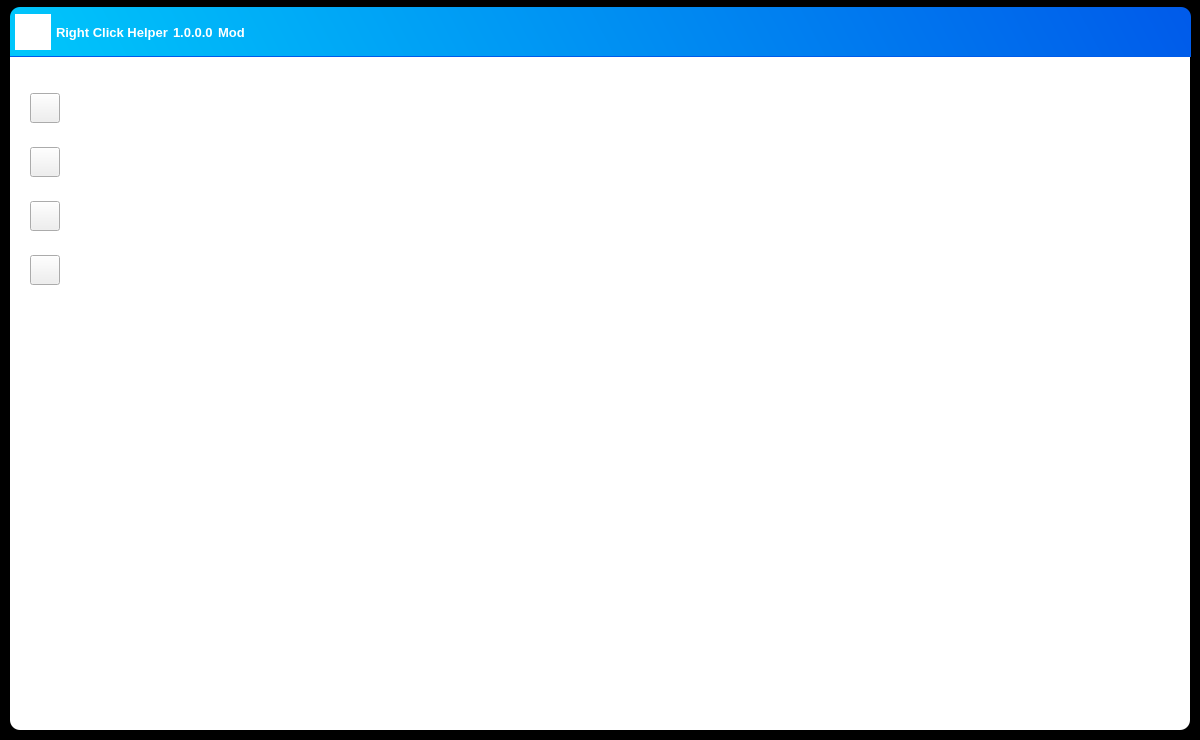
<?xml version="1.0" encoding="UTF-8"?>
<ui version="4.0">
 <class>MainWindow</class>
 <widget class="QMainWindow" name="MainWindow">
  <property name="geometry">
   <rect>
    <x>0</x>
    <y>0</y>
    <width>1200</width>
    <height>740</height>
   </rect>
  </property>
  <property name="minimumSize">
   <size>
    <width>0</width>
    <height>0</height>
   </size>
  </property>
  <property name="maximumSize">
   <size>
    <width>1200</width>
    <height>740</height>
   </size>
  </property>
  <property name="font">
   <font>
    <family>Adobe 黑体 Std R</family>
    <pointsize>12</pointsize>
    <weight>75</weight>
    <bold>true</bold>
   </font>
  </property>
  <property name="cursor">
   <cursorShape>ArrowCursor</cursorShape>
  </property>
  <property name="mouseTracking">
   <bool>false</bool>
  </property>
  <property name="contextMenuPolicy">
   <enum>Qt::NoContextMenu</enum>
  </property>
  <property name="windowTitle">
   <string>AL-IDE</string>
  </property>
  <property name="styleSheet">
   <string notr="true">#MainWindow{
	background-color: rgb(0, 0, 0);
}</string>
  </property>
  <property name="toolButtonStyle">
   <enum>Qt::ToolButtonIconOnly</enum>
  </property>
  <property name="documentMode">
   <bool>false</bool>
  </property>
  <property name="tabShape">
   <enum>QTabWidget::Rounded</enum>
  </property>
  <property name="unifiedTitleAndToolBarOnMac">
   <bool>false</bool>
  </property>
  <widget class="QWidget" name="main">
   <property name="maximumSize">
    <size>
     <width>16777215</width>
     <height>16777215</height>
    </size>
   </property>
   <property name="styleSheet">
    <string notr="true">#main{
	margin: 10px;
	border-radius: 10px;
	background-color: rgb(255,255,255);
}</string>
   </property>
   <widget class="QWidget" name="verticalLayoutWidget">
    <property name="geometry">
     <rect>
      <x>0</x>
      <y>0</y>
      <width>1201</width>
      <height>741</height>
     </rect>
    </property>
    <layout class="QVBoxLayout" name="mainVL">
     <property name="spacing">
      <number>0</number>
     </property>
     <property name="leftMargin">
      <number>10</number>
     </property>
     <property name="topMargin">
      <number>5</number>
     </property>
     <property name="rightMargin">
      <number>10</number>
     </property>
     <property name="bottomMargin">
      <number>10</number>
     </property>
     <item>
      <widget class="QWidget" name="headBar" native="true">
       <property name="maximumSize">
        <size>
         <width>16777215</width>
         <height>50</height>
        </size>
       </property>
       <property name="styleSheet">
        <string notr="true">#headBar {
	border-top-left-radius: 10px;
	border-top-right-radius: 10px;
	background-color: qlineargradient(spread:reflect, x1:0, y1:0.511, x2:1, y2:0.489, stop:0 rgba(0, 198, 251, 255), stop:1 rgba(0, 91, 234, 255));
	border-bottom: 1px solid rgba(0, 91, 234, 255);
}
#appIcon {
	border: none;
	border-image: url(:/icon/image/icon/right-click-helper.ico);
}

#minWindow {
	border: none;
	border-image: url(:/ico/image/common-icon/min.png);
}
#minWindow:hover {
	border-image: url(:/ico/image/common-icon/min-ed.png);
}

#closeWindow {
	border: none;
	border-image: url(:/ico/image/common-icon/close.png);
}
#closeWindow:hover {
	border-image: url(:/ico/image/common-icon/close-ed.png);
}

QLabel {
	color: white;
}</string>
       </property>
       <widget class="QWidget" name="layoutWidget">
        <property name="geometry">
         <rect>
          <x>0</x>
          <y>0</y>
          <width>1181</width>
          <height>51</height>
         </rect>
        </property>
        <layout class="QHBoxLayout" name="headBar_w" stretch="1,10,0">
         <property name="spacing">
          <number>0</number>
         </property>
         <property name="leftMargin">
          <number>5</number>
         </property>
         <property name="topMargin">
          <number>5</number>
         </property>
         <property name="rightMargin">
          <number>5</number>
         </property>
         <property name="bottomMargin">
          <number>5</number>
         </property>
         <item>
          <layout class="QHBoxLayout" name="topRight" stretch="0,0,0,0">
           <property name="spacing">
            <number>5</number>
           </property>
           <item>
            <widget class="QGraphicsView" name="appIcon">
             <property name="maximumSize">
              <size>
               <width>36</width>
               <height>36</height>
              </size>
             </property>
             <property name="styleSheet">
              <string notr="true"/>
             </property>
            </widget>
           </item>
           <item>
            <widget class="QLabel" name="appTitle">
             <property name="font">
              <font>
               <family>Microsoft YaHei UI</family>
               <pointsize>10</pointsize>
               <weight>75</weight>
               <bold>true</bold>
              </font>
             </property>
             <property name="text">
              <string>Right Click Helper</string>
             </property>
            </widget>
           </item>
           <item>
            <widget class="QLabel" name="appVersion">
             <property name="font">
              <font>
               <family>Microsoft YaHei UI</family>
               <pointsize>10</pointsize>
               <weight>75</weight>
               <bold>true</bold>
              </font>
             </property>
             <property name="text">
              <string>1.0.0.0</string>
             </property>
            </widget>
           </item>
           <item>
            <widget class="QLabel" name="appMode">
             <property name="font">
              <font>
               <family>Microsoft YaHei UI</family>
               <pointsize>10</pointsize>
               <weight>75</weight>
               <bold>true</bold>
              </font>
             </property>
             <property name="text">
              <string>Mod</string>
             </property>
            </widget>
           </item>
          </layout>
         </item>
         <item>
          <spacer name="horizontalSpacer">
           <property name="orientation">
            <enum>Qt::Horizontal</enum>
           </property>
           <property name="sizeHint" stdset="0">
            <size>
             <width>400</width>
             <height>20</height>
            </size>
           </property>
          </spacer>
         </item>
         <item>
          <layout class="QHBoxLayout" name="topLeft">
           <property name="spacing">
            <number>10</number>
           </property>
           <item>
            <widget class="QPushButton" name="minWindow">
             <property name="minimumSize">
              <size>
               <width>24</width>
               <height>24</height>
              </size>
             </property>
             <property name="maximumSize">
              <size>
               <width>24</width>
               <height>24</height>
              </size>
             </property>
             <property name="cursor">
              <cursorShape>PointingHandCursor</cursorShape>
             </property>
             <property name="text">
              <string/>
             </property>
            </widget>
           </item>
           <item>
            <widget class="QPushButton" name="closeWindow">
             <property name="minimumSize">
              <size>
               <width>24</width>
               <height>24</height>
              </size>
             </property>
             <property name="maximumSize">
              <size>
               <width>24</width>
               <height>24</height>
              </size>
             </property>
             <property name="cursor">
              <cursorShape>PointingHandCursor</cursorShape>
             </property>
             <property name="text">
              <string/>
             </property>
            </widget>
           </item>
          </layout>
         </item>
        </layout>
       </widget>
      </widget>
     </item>
     <item>
      <layout class="QHBoxLayout" name="content" stretch="1,18">
       <property name="spacing">
        <number>0</number>
       </property>
       <property name="leftMargin">
        <number>10</number>
       </property>
       <property name="topMargin">
        <number>10</number>
       </property>
       <property name="rightMargin">
        <number>10</number>
       </property>
       <property name="bottomMargin">
        <number>10</number>
       </property>
       <item>
        <widget class="QWidget" name="leftMenu" native="true">
         <property name="minimumSize">
          <size>
           <width>0</width>
           <height>650</height>
          </size>
         </property>
         <property name="maximumSize">
          <size>
           <width>16777215</width>
           <height>650</height>
          </size>
         </property>
         <property name="styleSheet">
          <string notr="true"/>
         </property>
         <widget class="QWidget" name="verticalLayoutWidget_2">
          <property name="geometry">
           <rect>
            <x>0</x>
            <y>0</y>
            <width>51</width>
            <height>241</height>
           </rect>
          </property>
          <layout class="QVBoxLayout" name="leftMenuVL">
           <property name="spacing">
            <number>10</number>
           </property>
           <property name="leftMargin">
            <number>10</number>
           </property>
           <property name="topMargin">
            <number>10</number>
           </property>
           <property name="rightMargin">
            <number>10</number>
           </property>
           <property name="bottomMargin">
            <number>10</number>
           </property>
           <item>
            <widget class="ElePyButton" name="management">
             <property name="minimumSize">
              <size>
               <width>30</width>
               <height>30</height>
              </size>
             </property>
             <property name="maximumSize">
              <size>
               <width>30</width>
               <height>30</height>
              </size>
             </property>
             <property name="cursor">
              <cursorShape>PointingHandCursor</cursorShape>
             </property>
             <property name="text">
              <string/>
             </property>
            </widget>
           </item>
           <item>
            <widget class="ElePyButton" name="warehouse">
             <property name="minimumSize">
              <size>
               <width>30</width>
               <height>30</height>
              </size>
             </property>
             <property name="maximumSize">
              <size>
               <width>30</width>
               <height>30</height>
              </size>
             </property>
             <property name="cursor">
              <cursorShape>PointingHandCursor</cursorShape>
             </property>
             <property name="text">
              <string/>
             </property>
            </widget>
           </item>
           <item>
            <widget class="ElePyButton" name="setting">
             <property name="minimumSize">
              <size>
               <width>30</width>
               <height>30</height>
              </size>
             </property>
             <property name="maximumSize">
              <size>
               <width>30</width>
               <height>30</height>
              </size>
             </property>
             <property name="cursor">
              <cursorShape>PointingHandCursor</cursorShape>
             </property>
             <property name="text">
              <string/>
             </property>
            </widget>
           </item>
           <item>
            <widget class="ElePyButton" name="about">
             <property name="minimumSize">
              <size>
               <width>30</width>
               <height>30</height>
              </size>
             </property>
             <property name="maximumSize">
              <size>
               <width>30</width>
               <height>30</height>
              </size>
             </property>
             <property name="cursor">
              <cursorShape>PointingHandCursor</cursorShape>
             </property>
             <property name="text">
              <string/>
             </property>
            </widget>
           </item>
          </layout>
         </widget>
        </widget>
       </item>
       <item>
        <widget class="Management" name="showPage" native="true">
         <property name="minimumSize">
          <size>
           <width>1100</width>
           <height>650</height>
          </size>
         </property>
         <property name="maximumSize">
          <size>
           <width>1100</width>
           <height>650</height>
          </size>
         </property>
        </widget>
       </item>
      </layout>
     </item>
    </layout>
   </widget>
  </widget>
 </widget>
 <customwidgets>
  <customwidget>
   <class>Management</class>
   <extends>QWidget</extends>
   <header>src/rightClickHelper/controller/management.h</header>
   <container>1</container>
  </customwidget>
  <customwidget>
   <class>ElePyButton</class>
   <extends>QPushButton</extends>
   <header>src/rightClickHelper/component/form/elePyButton.h</header>
  </customwidget>
 </customwidgets>
 <resources>
  <include location="../../resource/main.qrc"/>
 </resources>
 <connections>
  <connection>
   <sender>minWindow</sender>
   <signal>clicked()</signal>
   <receiver>MainWindow</receiver>
   <slot>showMinimized()</slot>
   <hints>
    <hint type="sourcelabel">
     <x>1113</x>
     <y>39</y>
    </hint>
    <hint type="destinationlabel">
     <x>599</x>
     <y>369</y>
    </hint>
   </hints>
  </connection>
  <connection>
   <sender>closeWindow</sender>
   <signal>clicked()</signal>
   <receiver>MainWindow</receiver>
   <slot>close()</slot>
   <hints>
    <hint type="sourcelabel">
     <x>1167</x>
     <y>39</y>
    </hint>
    <hint type="destinationlabel">
     <x>599</x>
     <y>369</y>
    </hint>
   </hints>
  </connection>
 </connections>
</ui>
